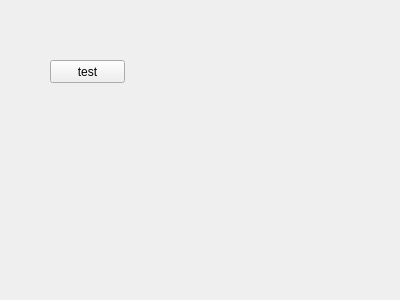
<?xml version="1.0" encoding="UTF-8"?>
<ui version="4.0">
 <class>Widget</class>
 <widget class="QWidget" name="Widget">
  <property name="geometry">
   <rect>
    <x>0</x>
    <y>0</y>
    <width>400</width>
    <height>300</height>
   </rect>
  </property>
  <property name="windowTitle">
   <string>Widget</string>
  </property>
  <widget class="QPushButton" name="testBtn">
   <property name="geometry">
    <rect>
     <x>50</x>
     <y>60</y>
     <width>75</width>
     <height>23</height>
    </rect>
   </property>
   <property name="text">
    <string>test</string>
   </property>
  </widget>
 </widget>
 <layoutdefault spacing="6" margin="11"/>
 <resources/>
 <connections/>
</ui>
